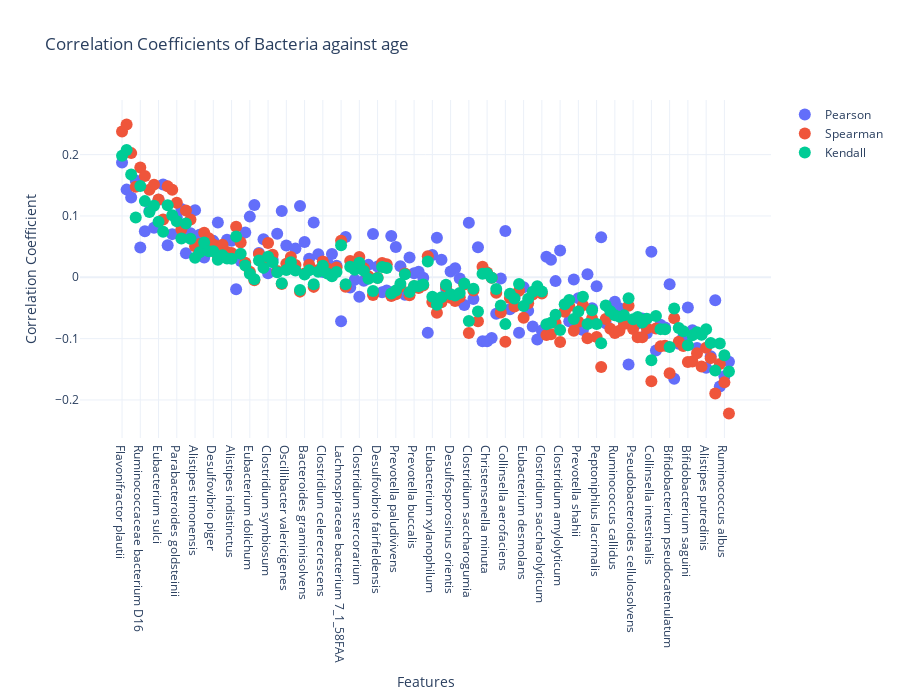

Source (notebook cell):
### Code cell
bacteria_corr_array_age, bactera_sorted_by_corr_age = plot_correlation_coefficients(
    bacteria,
    age,
    title="Correlation Coefficients of Bacteria against age"
)

### Figure 1 — Plotly figure (JSON) as saved in the notebook; plotly's stock layout.template omitted (floating-point values rounded to 4 significant figures; data arrays with more than 128 entries replaced by an {"elided": "..."} marker saying what was removed)
{"data": [{"marker": {"size": 12}, "mode": "markers", "name": "Pearson", "type": "scatter", "x": {"elided": "134 str values"}, "y": {"elided": "134 float values"}}, {"marker": {"size": 12}, "mode": "markers", "name": "Spearman", "type": "scatter", "x": {"elided": "134 str values"}, "y": {"elided": "134 float values"}}, {"marker": {"size": 12}, "mode": "markers", "name": "Kendall", "type": "scatter", "x": {"elided": "134 str values"}, "y": {"elided": "134 float values"}}], "layout": {"height": 700, "title": {"text": "Correlation Coefficients of Bacteria against age"}, "xaxis": {"title": {"text": "Features"}}, "yaxis": {"title": {"text": "Correlation Coefficient"}}}}
